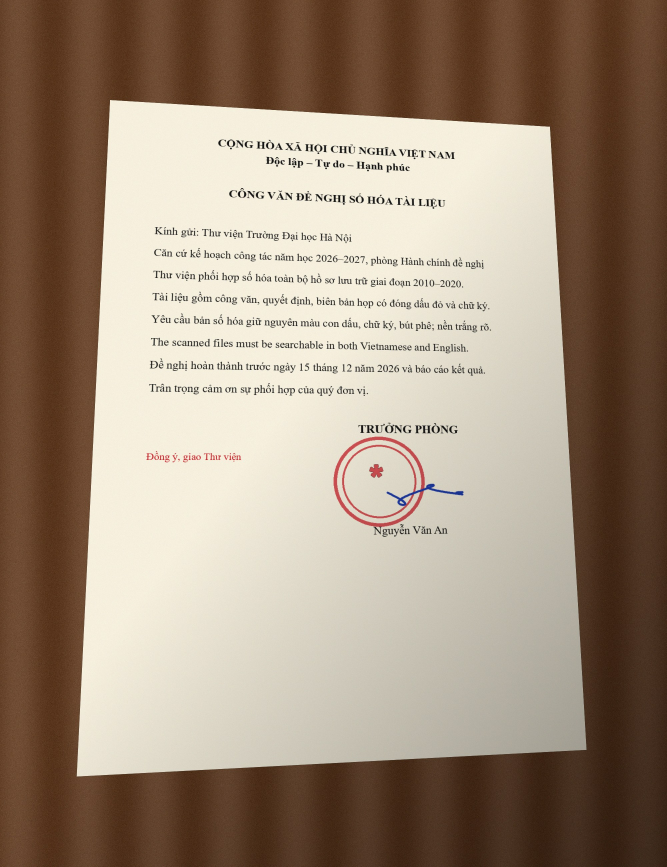
#> input picture ung-dung/kiem_thu/anh_mau/mau1-chup-nghieng.jpg, 2000 x 2600 px (shown at 1/3 size)
$ python tao_anh_rung.py
#> lines starting #> are read from the running program, lines starting #| are printed output that depends on the picture
"""Tạo bộ ảnh thử báo nhòe ngay sau khi chụp (xlpdf_kiemthu/mo_chup) và bộ trang chụp trùng (xlpdf_kiemthu/trung).

- mo_chup: ảnh chụp thật của người dùng (sach/goc*.png, sach2/doc*.jpg, mau1, mau3, mau4) làm nhòe như rung tay lúc
  chụp: vệt rung 12 px nghiêng 20° (tính ở cỡ trang 1600 px, chừng 0,7 cỡ chữ), và vài ảnh lấy nét hụt (mờ Gauss
  sigma 3,3 px). Ảnh gốc phải không bị báo, ảnh làm nhòe phải bị báo.
- trung: các đoạn trang của hồ sơ 214 trang người dùng gửi (Hồ sơ 15-11 19-33.pdf) có trang chụp trùng; tên tệp
  t<số thứ tự trong hồ sơ>.jpg. Đối chiếu ở kiem_thu_chat_luong.py.

Chạy:  python tao_anh_rung.py [thư mục ảnh trang của hồ sơ 214 trang]
"""
from __future__ import annotations

import shutil
import sys
from pathlib import Path

import cv2
import numpy as np

KT = Path(r"D:\DevTools\src\xlpdf_kiemthu")
DOAN_TRUNG = [(25, 29), (55, 60), (89, 94), (136, 149), (175, 178)]


def _doc(p: Path) -> np.ndarray:
    return cv2.imdecode(np.fromfile(str(p), np.uint8), cv2.IMREAD_COLOR)


def rung(anh: np.ndarray, dai: float, goc: float = 20) -> np.ndarray:
    n = max(int(round(dai)), 2)
    k = np.zeros((n, n), np.float32)
    k[n // 2, :] = 1
    k = cv2.warpAffine(k, cv2.getRotationMatrix2D((n / 2 - 0.5, n / 2 - 0.5), goc, 1), (n, n))
    return cv2.filter2D(anh, -1, k / k.sum())


def anh_goc() -> list[tuple[Path, bool]]:
    """(ảnh chụp thật, có phải cặp trang sách mở)."""
    ds = [(p, True) for p in sorted((KT / "sach").glob("goc*.png"))]
    ds += [(p, False) for p in sorted((KT / "sach2").glob("doc*.jpg"))]
    ds += [(KT / "mau1-chup-nghieng.jpg", False), (KT / "mau4-chup-kem.jpg", False), (KT / "mau3-trang-doi.jpg", True)]
    return ds


def main() -> None:
    ra = KT / "mo_chup"
    ra.mkdir(exist_ok=True)
    for i, (p, doi) in enumerate(anh_goc()):
        a = _doc(p)
#> in _doc, returned value is the input picture: shape (2600, 2000, 3); mean B, G, R 124.1, 142.6, 161
        s = max(1.0, max(a.shape[:2]) / 1600 / (2 if doi else 1))
#> s = 1.62
        ten = p.stem + ("_doi" if doi else "")
        cv2.imencode(".jpg", rung(a, 12 * s), [cv2.IMWRITE_JPEG_QUALITY, 92])[1].tofile(str(ra / f"{ten}_rung.jpg"))
#> in rung, `return cv2.filter2D(anh, -1, k / k.sum())`:
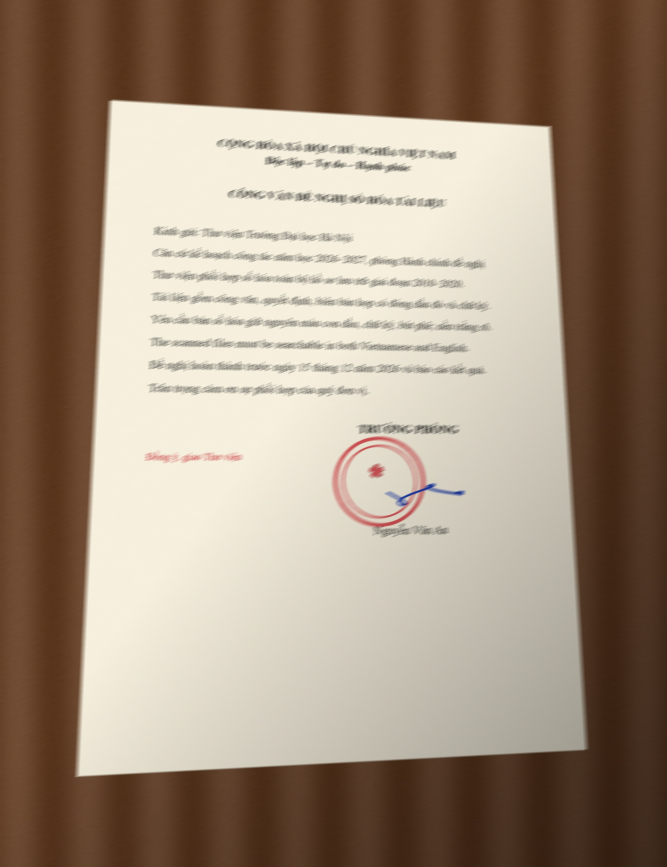
#> returned value: shape (2600, 2000, 3) (shown at 1/3 size); mean of channels 0, 1, 2 124.1, 142.6, 161; drawn as B, G, R
        if i % 4 == 0:
            m = cv2.GaussianBlur(a, (0, 0), 3.3 * s)
            cv2.imencode(".jpg", m, [cv2.IMWRITE_JPEG_QUALITY, 92])[1].tofile(str(ra / f"{ten}_mo.jpg"))
    if len(sys.argv) > 1:
        vao, dich = Path(sys.argv[1]), KT / "trung"
        dich.mkdir(exist_ok=True)
        for a, b in DOAN_TRUNG:
            for n in range(a, b + 1):
                shutil.copyfile(vao / f"t{n:03d}.jpg", dich / f"t{n:03d}.jpg")
    print("xong")


if __name__ == "__main__":
#> (the run stopped early here; a loop or call above may not have finished)
